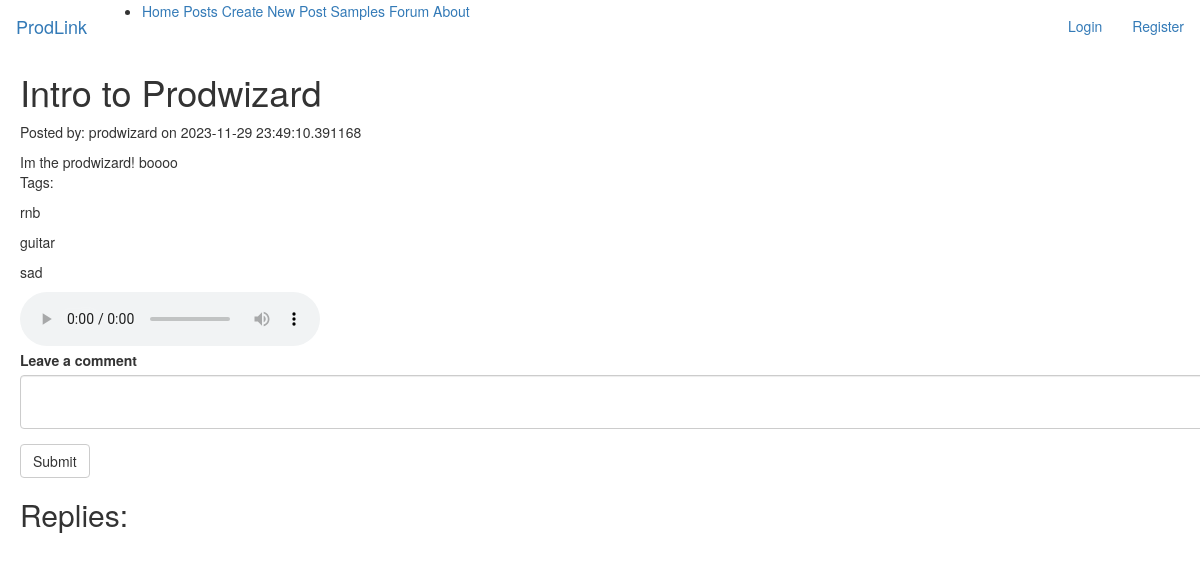
/post/1, run on the app's committed database.
### app/models.py (models this page shows, shortened)
class Post(db.Model):
    id = db.Column(db.Integer, primary_key=True)
    title = db.Column(db.String(140))
    body = db.Column(db.String(140))
    timestamp = db.Column(db.DateTime, index=True, default=datetime.utcnow)
    audio_file = db.Column(db.String(255))
    user_id = db.Column(db.Integer, db.ForeignKey('user.id'))
    tags = db.relationship("Tag", secondary=tag_post_association, back_populates="posts")
    comments = db.relationship("Comment", secondary=comment_post_association, back_populates="posts")

class User(UserMixin, db.Model):
    id = db.Column(db.Integer, primary_key=True)
    username = db.Column(db.String(64), index=True, unique=True)
    email = db.Column(db.String(120), index=True, unique=True)
    password_hash = db.Column(db.String(128))
    posts = db.relationship('Post', backref='author', lazy='dynamic')

class Tag(db.Model):
    id = db.Column(db.Integer, primary_key=True)
    name = db.Column(db.String(64), index=True, unique=True)
    posts = db.relationship("Post", secondary=tag_post_association, back_populates="tags")
    tag_type = db.Column(db.String(64), index=True)
    collaborations = db.relationship("Collaboration", secondary=tag_collab_association, back_populates="tags")

### app/routes.py (the view)
@app.route('/post/<post_id>', methods=['GET', 'POST'])
def post(post_id):
    form = CommentForm()
    tag_list = []
    comment_list = []
    target_post = Post.query.filter_by(id=post_id).first()
    target_user = User.query.filter_by(id=target_post.user_id).first()
    if not target_post:
        return "Post not found", 404
    if form.validate_on_submit():
        new_comment = Comment(body=form.body.data, user_id=current_user.id)
        db.session.add(new_comment)
        db.session.commit()
        target_post.comments.append(new_comment)
    post_info = {
        'id': target_post.id,
        "title": target_post.title,
        "body": target_post.body,
        "author": target_user.username,
        "timestamp": target_post.timestamp,
        "audio_file": target_post.audio_file
    }
    for tag in target_post.tags:
        tag_list.append(tag.name)
    for comment in target_post.comments:
        comment_info = {"body": comment.body, "author": (User.query.filter_by(id=comment.user_id).first()).username}
        comment_list.append(comment_info)
    return render_template('post.html', post_info=post_info, tag_list=tag_list, comment_list=comment_list, form=form)

### app/forms.py
class CommentForm(FlaskForm):
    body = TextAreaField('Leave a comment', validators=[DataRequired(), Length(min=1, max=140)])
    submit = SubmitField('Submit')

### app/templates/post.html (shortened to what this page needs)
{% extends "base.html" %}
{% import 'bootstrap/wtf.html' as wtf %}
{% block content %}
    <div style="position:relative; left:20px; top:0px;">
        <h1>{{ post_info["title"] }}</h1>
        <p>Posted by: {{ post_info["author"] }} on {{ post_info["timestamp"] }}</p>
        <body>{{ post_info["body"] }}</body>
        <p>Tags:</p>
        {% for tag in tag_list %}
            <p>{{ tag }}</p>
        {% endfor %}
        <audio controls>
            <source src="{{ url_for('serve_audio', filename=post_info['audio_file']) }}" type="audio/mpeg">
        </audio>
        {{ wtf.quick_form(form) }}
        <h2>Replies:</h2>
    </div>
{% endblock %}

### data on the page
Post: title "Intro to Prodwizard", timestamp "2023-11-29 23:49:10.391168", body "Im the prodwizard! boooo"
User: author "prodwizard"
Tag: name "rnb"
Tag: name "guitar"
Tag: name "sad"
